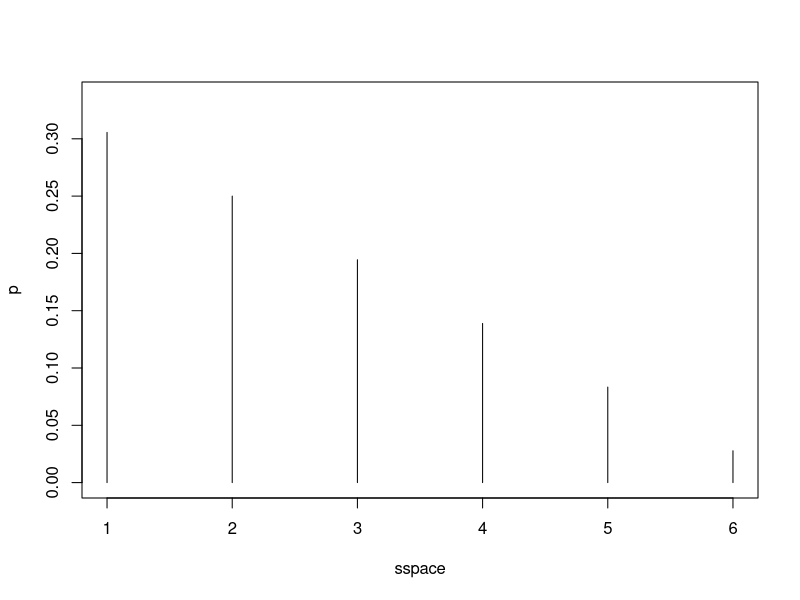
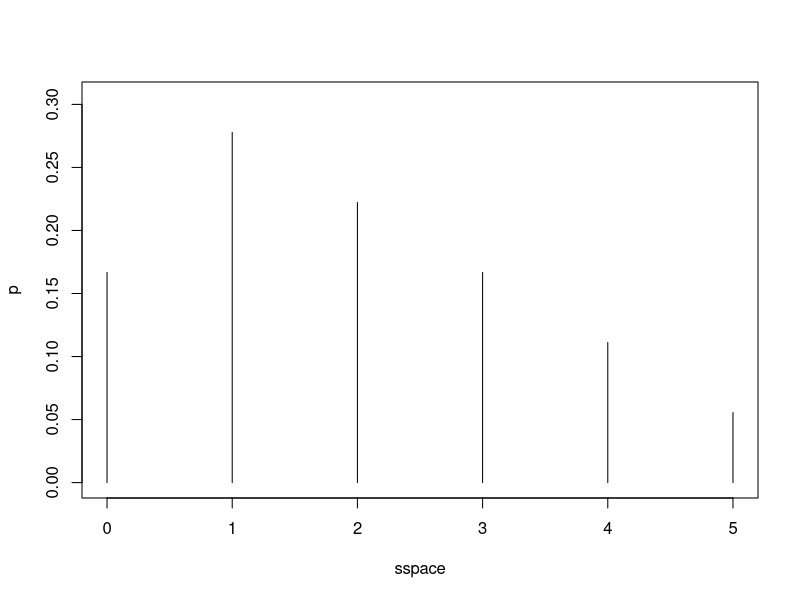
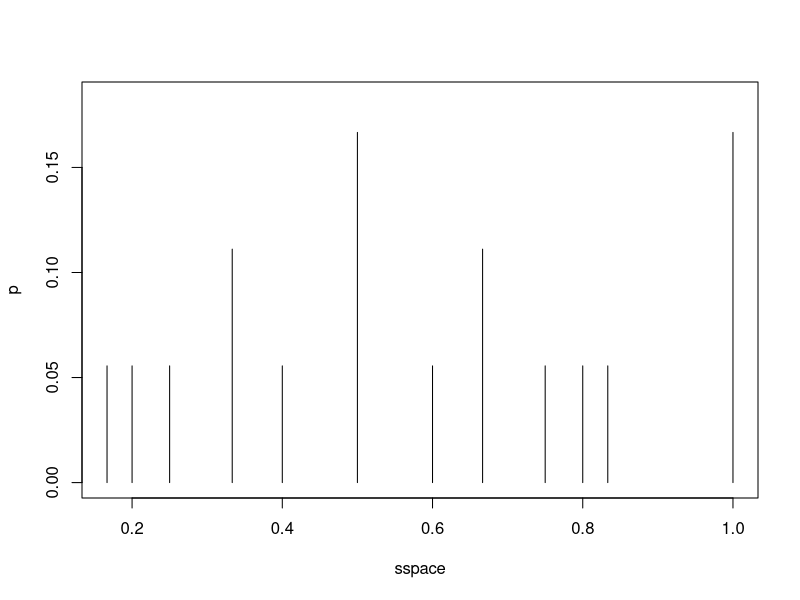
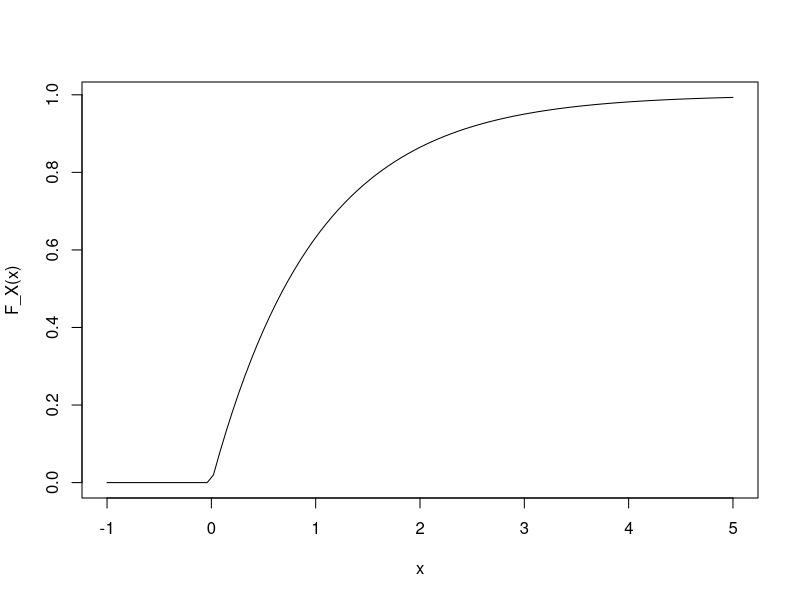
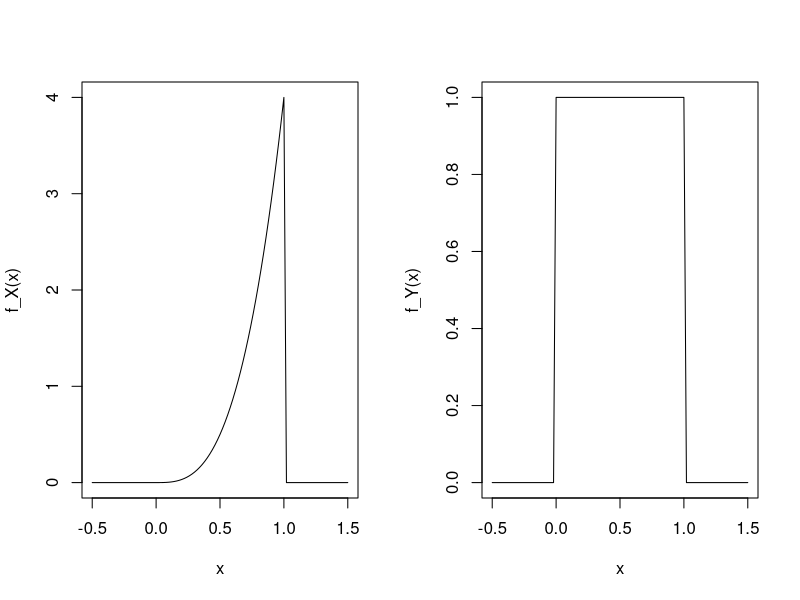

Generate these figures, in order, with R:
# solutions.R

### chapter 15 ###

# problem 1.  we could solve this problem manually, but let's do it in R
# to avoid doing a lot of number crunching by hand, and also to see how to
# use some new R functions.

# first we'll make a data frame that has all possible rolls of the two dice
df <- expand.grid( d1=1:6, d2=1:6 )  # the expand.grid function is the cartesian product

# (a) X = minimum value showing

olist <- pmin( df$d1, df$d2 )     # get the outcomes

sspace <- sort( unique( olist ) ) # eliminate duplicates to get the sample space
n <- as.vector( table( olist ) )  # count number of occurrences of each outcome
p <- n / sum(n)                   # convert counts to probabilities
plot( sspace, p, type='h', ylim=c(0,1.1*max(p)) )  # plot the pmf
e <- sum( sspace*p )              # find the expected value

# (b) X = absolute difference between two values showing

olist <- abs( df$d1 - df$d2 )     # get the outcomes

# notice that the next five lines are the same as the lines we used in part (a),
# so really we should put them into a function instead of typing them out again.
# this time I'll keep them here to make it clearer what's going on, but as we
# become more familiar with R code I'll make more extensive use of functions.
sspace <- sort( unique( olist ) ) # eliminate duplicates to get the sample space
n <- as.vector( table( olist ) )  # count number of occurrences of each outcome
p <- n / sum(n)                   # convert counts to probabilities
plot( sspace, p, type='h', ylim=c(0,1.1*max(p)) )  # plot the pmf
e <- sum( sspace*p )              # find the expected value

# (c) X = minimum value showing divided by the other value showing

olist <- pmin( df$d1, df$d2 ) / pmax( df$d1, df$d2 )  # get the outcomes

# here again, same five lines as above.
sspace <- sort( unique( olist ) ) # eliminate duplicates to get the sample space
n <- as.vector( table( olist ) )  # count number of occurrences of each outcome
p <- n / sum(n)                   # convert counts to probabilities
plot( sspace, p, type='h', ylim=c(0,1.1*max(p)) )  # plot the pmf
e <- sum( sspace*p )              # find the expected value


# problem 9

# # code from problem statement
# maxheads <- function(n.toss) {
#   # returns the length of the longest sequence of heads # in a sequence of n.toss coin tosses
#   n_heads = 0 # length of current head sequence
#   max_heads = 0 # length of longest head sequence so far
#   for (i in 1:n.toss) {
#     # toss a coin and work out length of current head sequence
#     if (runif(1) < 0.5) { # a head, sequence of heads increases by 1
#       n_heads <- n_heads + 1
#     } else { # a tail, sequence of heads goes back to 0
#       n_heads <- 0
#     }
#     # see if current sequence of heads is the longest
#     if (n_heads > max_heads) {
#       max_heads <- n_heads
#     }
#   }
#   return(max_heads)
# }

# supplementary exercise:  rewrite maxheads using rle
maxheads <- function( n.toss ) {
    
    # make a sequence of coin tosses; 1 = heads, 0 = tails
    c.toss <- sample( c( 0, 1 ), n.toss, replace=TRUE )
    
    # encode lengths of sequences of heads and tails
    r <- rle( c.toss )
    
    # find length of longest sequence of heads
    return( max( r$lengths[ r$values==1 ] ) )

}

# get a large sample
len <- 20        # number of coin flips
nsamp <- 10000   # number of elements in the sample
hsamp <- replicate( nsamp, maxheads(len) )  # get the sample

# get a histogram of the sample
h <- hist( hsamp, breaks=seq( -0.5, len+0.5, by=1 ), plot=FALSE )

# estimate the probability mass function (pmf) using the histogram
x <- 0:len
p_hat <- h$count / nsamp

# print the pmf
cat( '   x  p_hat(x)\n' )
cat( '--------------\n')
for( i in 1:len )
    cat( sprintf( '  %2d    %.4f\n', x[i], p_hat[i] ) )


# problem 15(a)

# define the cdf
F_X <- function( x ) {
    y <- rep( 0, length( x ) )
    k <- x>0
    y[k] = 1 - exp(-x[k])
    return( y )
}

# plot the cdf
curve( F_X( x ), -1, 5 )


# problem 18

# (a)

# define the pdfs
f_X <- function ( x ) {
    y <- rep( 0, length( x ) )
    k <- x >= 0 & x <= 1
    y[k] <- 4 * x[k]^3
    return( y )
}

f_Y <- function ( x ) {
    y <- rep( 0, length( x ) )
    y[ x >= 0 & x <= 1 ] <- 1
    return( y )
}

# plot the pdfs
par( mfrow=c(1,2) )  # put the plots in a 1 x 2 grid
curve( f_X( x ), -0.5, 1.5 )
curve( f_Y( x ), -0.5, 1.5 )

# calculate the mean of X
f <- function( x ) f_X( x ) * x
mu_X <- integrate( f, 0, 1 )$value
cat( 'mu_X =', mu_X, '\n' )

# calculate the mean of Y
f <- function( x ) f_Y( x ) * x
mu_Y <- integrate( f, 0, 1 )$value
cat( 'mu_Y =', mu_Y, '\n' )

# the pdfs are polynomials, so we could also find the means with
# a closed-form integral instead of using numerical integration.

# (b)

# calculate the variance of X
f <- function( x ) f_X( x ) * ( x - mu_X )^2
sigma_X2 <- integrate( f, 0, 1 )$value
cat( 'sigma_X^2 =', sigma_X2, '\n' )

# calculate the variance of Y
f <- function( x ) f_Y( x ) * ( x - mu_Y )^2
sigma_Y2 <- integrate( f, 0, 1 )$value
cat( 'sigma_Y^2 =', sigma_Y2, '\n' )

# again, we could also use closed-form integrals.
